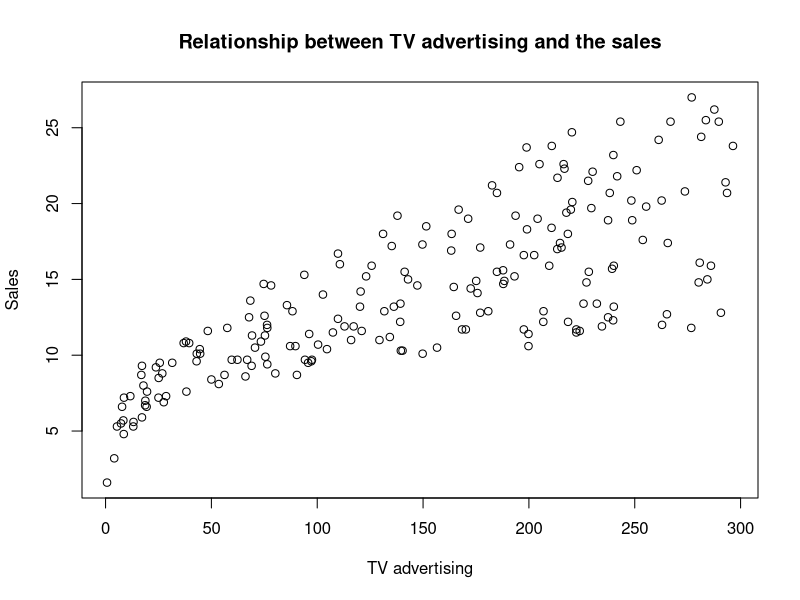
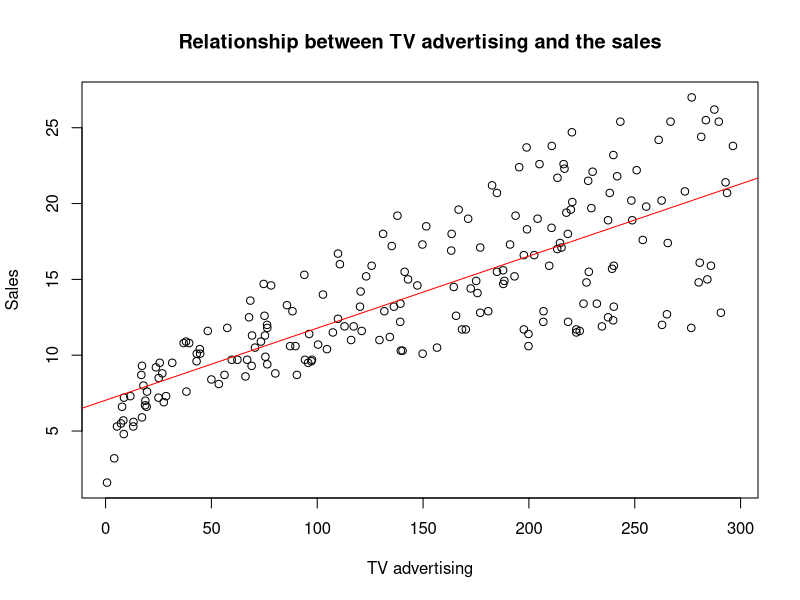

Write the R code that produced these figures, in order.
#####################################################
# Linear regression tutorial: Session 1
#
# File Created on: 21st March, 2018
# Created by: Adnane Ez-zizi
#             a.ez-zizi@bham.ac.uk
# 
# The R outputs have been copied and pasted as 
# comments below their corresponding command lines. 
# You will need to fill in the blanks reserved for 
# each of the three tasks. You can use the code that 
# is provided for the advertising data set. 
#####################################################

#####################################################
# Setting the working directory 
#####################################################

setwd("~/Teaching/Linear_regression_tutorial/Part1_SimpleLinearRegression")

#####################################################
# Advertising dataset (code used during the lecture)
#####################################################

### Load the advertising dataset 
Advertising = read.csv("Advertising.csv")
head(Advertising, n=3)
#   X    TV radio newspaper sales
# 1 1 230.1  37.8      69.2  22.1
# 2 2  44.5  39.3      45.1  10.4
# 3 3  17.2  45.9      69.3   9.3

### Scatter plot of sales as a function of TV budget
plot(Advertising$TV, Advertising$sales,
     main = "Relationship between TV advertising and the sales",
     xlab = "TV advertising",
     ylab = "Sales")

### Fit a simple linear regression model
lm_adv = lm(sales ~ TV, data = Advertising)
summary(lm_adv)
# Call:
# lm(formula = sales ~ TV, data = Advertising)
# 
# Residuals:
#     Min      1Q  Median      3Q     Max 
# -8.3860 -1.9545 -0.1913  2.0671  7.2124 
# 
# Coefficients:
#             Estimate Std. Error t value Pr(>|t|)    
# (Intercept) 7.032594   0.457843   15.36   <2e-16 ***
# TV          0.047537   0.002691   17.67   <2e-16 ***
# ---
# Signif. codes:  0 '***' 0.001 '**' 0.01 '*' 0.05 '.' 0.1 ' ' 1
# 
# Residual standard error: 3.259 on 198 degrees of freedom
# Multiple R-squared:  0.6119,	Adjusted R-squared:  0.6099 
# F-statistic: 312.1 on 1 and 198 DF,  p-value: < 2.2e-16

### Adding the regression line to the scatter plot
plot(Advertising$TV, Advertising$sales,
     main = "Relationship between TV advertising and the sales",
     xlab = "TV advertising",
     ylab = "Sales")
abline(lm_adv$coefficients, col = "red")

### Confidence intervals for the slope
?confint
confint(lm_adv, "TV")
#         2.5 %     97.5 %
# TV 0.04223072 0.05284256

#####################################################
# Tasks using the mlu dataset (To complete)
#####################################################

############## Task 1 ##############

### Load the mlu dataset


### Number of variables

### Number of observations


############## Task 2 ##############

### Scatter plot of the mother's MLU as a function of the child's MLU


############## Task 3 ##############

### Fit a simple linear regression model


### Adding the regression line to the scatter plot


### Confidence intervals for the slope


